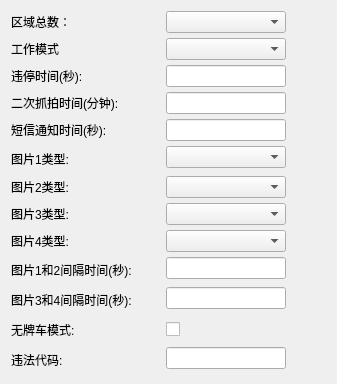
           <widget class="QWidget" name="page_2">
            <layout class="QVBoxLayout" name="verticalLayout_2">
             <item>
              <layout class="QHBoxLayout" name="horizontalLayout_4">
               <item>
                <layout class="QFormLayout" name="formLayout_2">
                 <property name="horizontalSpacing">
                  <number>5</number>
                 </property>
                 <property name="verticalSpacing">
                  <number>5</number>
                 </property>
                 <item row="0" column="0">
                  <widget class="QLabel" name="label_6">
                   <property name="text">
                    <string>区域总数：</string>
                   </property>
                  </widget>
                 </item>
                 <item row="0" column="1">
                  <widget class="QComboBox" name="cmb_areaSum">
                   <property name="minimumSize">
                    <size>
                     <width>120</width>
                     <height>22</height>
                    </size>
                   </property>
                   <property name="maximumSize">
                    <size>
                     <width>120</width>
                     <height>16777215</height>
                    </size>
                   </property>
                  </widget>
                 </item>
                 <item row="1" column="0">
                  <widget class="QLabel" name="label_7">
                   <property name="text">
                    <string>工作模式</string>
                   </property>
                  </widget>
                 </item>
                 <item row="3" column="0">
                  <widget class="QLabel" name="label_8">
                   <property name="text">
                    <string>二次抓拍时间(分钟):</string>
                   </property>
                  </widget>
                 </item>
                 <item row="3" column="1">
                  <widget class="QLineEdit" name="ledt_snapTime">
                   <property name="minimumSize">
                    <size>
                     <width>0</width>
                     <height>22</height>
                    </size>
                   </property>
                   <property name="maximumSize">
                    <size>
                     <width>120</width>
                     <height>16777215</height>
                    </size>
                   </property>
                  </widget>
                 </item>
                 <item row="1" column="1">
                  <widget class="QComboBox" name="cmb_workMode">
                   <property name="minimumSize">
                    <size>
                     <width>120</width>
                     <height>22</height>
                    </size>
                   </property>
                   <property name="maximumSize">
                    <size>
                     <width>120</width>
                     <height>16777215</height>
                    </size>
                   </property>
                  </widget>
                 </item>
                 <item row="5" column="0">
                  <widget class="QLabel" name="label_9">
                   <property name="minimumSize">
                    <size>
                     <width>0</width>
                     <height>0</height>
                    </size>
                   </property>
                   <property name="maximumSize">
                    <size>
                     <width>16777215</width>
                     <height>16777</height>
                    </size>
                   </property>
                   <property name="text">
                    <string>短信通知时间(秒):</string>
                   </property>
                  </widget>
                 </item>
                 <item row="6" column="0">
                  <widget class="QLabel" name="label_10">
                   <property name="minimumSize">
                    <size>
                     <width>0</width>
                     <height>25</height>
                    </size>
                   </property>
                   <property name="text">
                    <string>图片1类型:</string>
                   </property>
                  </widget>
                 </item>
                 <item row="7" column="0">
                  <widget class="QLabel" name="label_11">
                   <property name="text">
                    <string>图片2类型:</string>
                   </property>
                  </widget>
                 </item>
                 <item row="8" column="0">
                  <widget class="QLabel" name="label_12">
                   <property name="text">
                    <string>图片3类型:</string>
                   </property>
                  </widget>
                 </item>
                 <item row="9" column="0">
                  <widget class="QLabel" name="label_13">
                   <property name="text">
                    <string>图片4类型:</string>
                   </property>
                  </widget>
                 </item>
                 <item row="10" column="0">
                  <widget class="QLabel" name="label_14">
                   <property name="minimumSize">
                    <size>
                     <width>0</width>
                     <height>25</height>
                    </size>
                   </property>
                   <property name="text">
                    <string>图片1和2间隔时间(秒):</string>
                   </property>
                  </widget>
                 </item>
                 <item row="5" column="1">
                  <widget class="QLineEdit" name="ledt_notice">
                   <property name="minimumSize">
                    <size>
                     <width>0</width>
                     <height>22</height>
                    </size>
                   </property>
                   <property name="maximumSize">
                    <size>
                     <width>120</width>
                     <height>16777215</height>
                    </size>
                   </property>
                  </widget>
                 </item>
                 <item row="6" column="1">
                  <widget class="QComboBox" name="cmb_pic1">
                   <property name="minimumSize">
                    <size>
                     <width>0</width>
                     <height>22</height>
                    </size>
                   </property>
                   <property name="maximumSize">
                    <size>
                     <width>120</width>
                     <height>16777215</height>
                    </size>
                   </property>
                  </widget>
                 </item>
                 <item row="7" column="1">
                  <widget class="QComboBox" name="cmb_pic2">
                   <property name="minimumSize">
                    <size>
                     <width>0</width>
                     <height>22</height>
                    </size>
                   </property>
                   <property name="maximumSize">
                    <size>
                     <width>120</width>
                     <height>16777215</height>
                    </size>
                   </property>
                  </widget>
                 </item>
                 <item row="8" column="1">
                  <widget class="QComboBox" name="cmb_pic3">
                   <property name="minimumSize">
                    <size>
                     <width>0</width>
                     <height>22</height>
                    </size>
                   </property>
                   <property name="maximumSize">
                    <size>
                     <width>120</width>
                     <height>16777215</height>
                    </size>
                   </property>
                  </widget>
                 </item>
                 <item row="9" column="1">
                  <widget class="QComboBox" name="cmb_pic4">
                   <property name="minimumSize">
                    <size>
                     <width>0</width>
                     <height>22</height>
                    </size>
                   </property>
                   <property name="maximumSize">
                    <size>
                     <width>120</width>
                     <height>16777215</height>
                    </size>
                   </property>
                  </widget>
                 </item>
                 <item row="11" column="0">
                  <widget class="QLabel" name="label_15">
                   <property name="minimumSize">
                    <size>
                     <width>150</width>
                     <height>25</height>
                    </size>
                   </property>
                   <property name="text">
                    <string>图片3和4间隔时间(秒):</string>
                   </property>
                  </widget>
                 </item>
                 <item row="13" column="0">
                  <widget class="QLabel" name="label_16">
                   <property name="minimumSize">
                    <size>
                     <width>0</width>
                     <height>25</height>
                    </size>
                   </property>
                   <property name="text">
                    <string>违法代码:</string>
                   </property>
                  </widget>
                 </item>
                 <item row="12" column="0">
                  <widget class="QLabel" name="label_17">
                   <property name="minimumSize">
                    <size>
                     <width>0</width>
                     <height>25</height>
                    </size>
                   </property>
                   <property name="text">
                    <string>无牌车模式:</string>
                   </property>
                  </widget>
                 </item>
                 <item row="10" column="1">
                  <widget class="QLineEdit" name="ledt_Pic12Time">
                   <property name="minimumSize">
                    <size>
                     <width>0</width>
                     <height>22</height>
                    </size>
                   </property>
                   <property name="maximumSize">
                    <size>
                     <width>120</width>
                     <height>16777215</height>
                    </size>
                   </property>
                  </widget>
                 </item>
                 <item row="11" column="1">
                  <widget class="QLineEdit" name="ledt_Pic34Time">
                   <property name="minimumSize">
                    <size>
                     <width>0</width>
                     <height>22</height>
                    </size>
                   </property>
                   <property name="maximumSize">
                    <size>
                     <width>120</width>
                     <height>16777215</height>
                    </size>
                   </property>
                  </widget>
                 </item>
                 <item row="13" column="1">
                  <widget class="QLineEdit" name="ledt_illegalCode">
                   <property name="minimumSize">
                    <size>
                     <width>0</width>
                     <height>22</height>
                    </size>
                   </property>
                   <property name="maximumSize">
                    <size>
                     <width>120</width>
                     <height>16777215</height>
                    </size>
                   </property>
                  </widget>
                 </item>
                 <item row="12" column="1">
                  <widget class="QCheckBox" name="chk_noPlateNumberMode">
                   <property name="minimumSize">
                    <size>
                     <width>0</width>
                     <height>25</height>
                    </size>
                   </property>
                   <property name="maximumSize">
                    <size>
                     <width>120</width>
                     <height>16777215</height>
                    </size>
                   </property>
                   <property name="text">
                    <string/>
                   </property>
                  </widget>
                 </item>
                 <item row="2" column="0">
                  <widget class="QLabel" name="label">
                   <property name="text">
                    <string>违停时间(秒):</string>
                   </property>
                  </widget>
                 </item>
                 <item row="2" column="1">
                  <widget class="QLineEdit" name="ledt_illpark">
                   <property name="minimumSize">
                    <size>
                     <width>120</width>
                     <height>22</height>
                    </size>
                   </property>
                   <property name="maximumSize">
                    <size>
                     <width>120</width>
                     <height>16777215</height>
                    </size>
                   </property>
                  </widget>
                 </item>
                </layout>
               </item>
               <item>
                <spacer name="horizontalSpacer_4">
                 <property name="orientation">
                  <enum>Qt::Horizontal</enum>
                 </property>
                 <property name="sizeHint" stdset="0">
                  <size>
                   <width>40</width>
                   <height>20</height>
                  </size>
                 </property>
                </spacer>
               </item>
              </layout>
             </item>
             <item>
              <spacer name="verticalSpacer_2">
               <property name="orientation">
                <enum>Qt::Vertical</enum>
               </property>
               <property name="sizeType">
                <enum>QSizePolicy::Fixed</enum>
               </property>
               <property name="sizeHint" stdset="0">
                <size>
                 <width>20</width>
                 <height>1</height>
                </size>
               </property>
              </spacer>
             </item>
            </layout>
           </widget>
